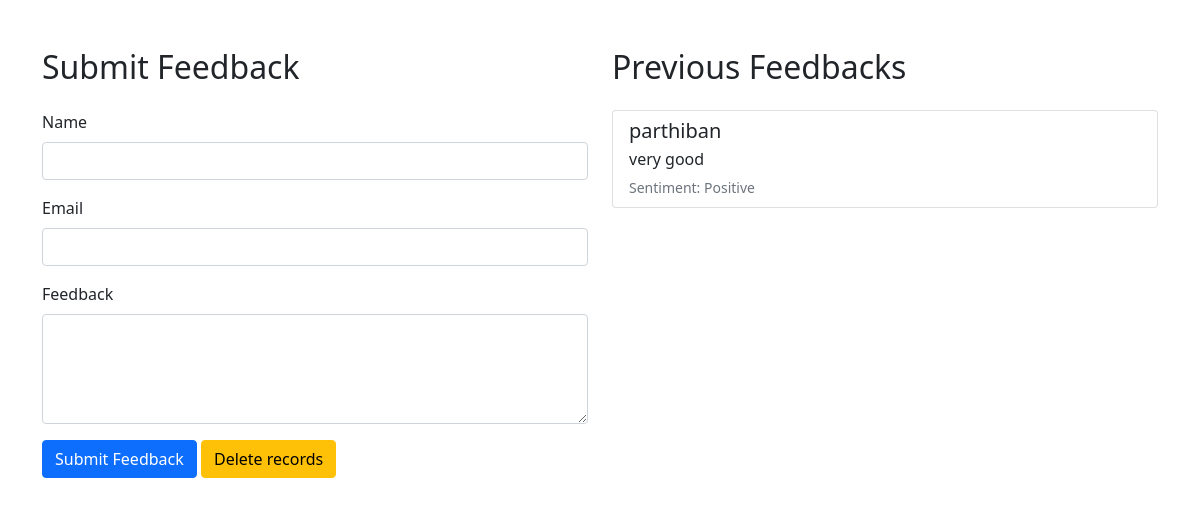
Before: / with the older database file.
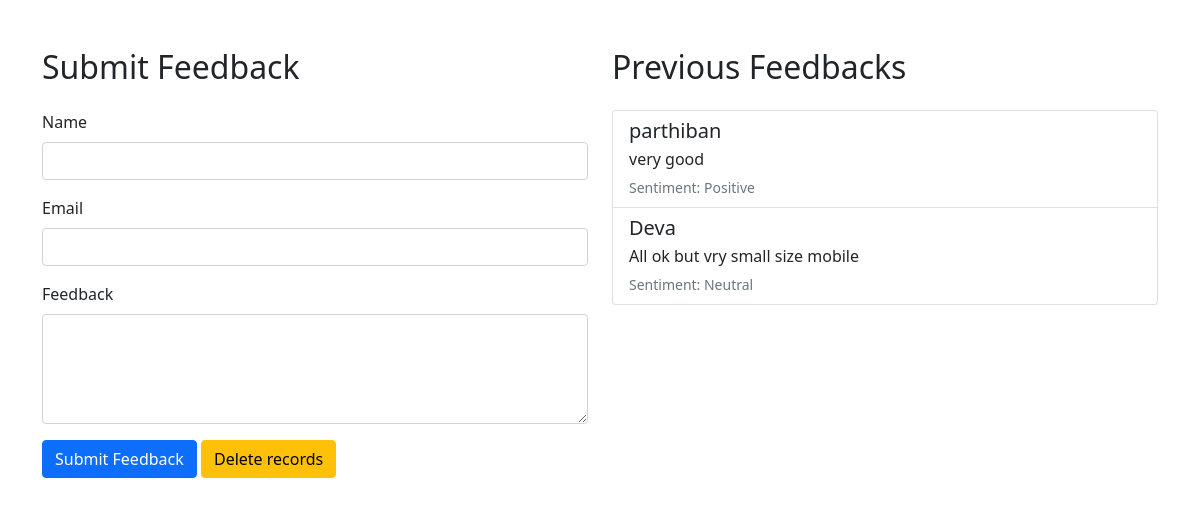
After: the same page with the newer database file.
### tables this page shows
CREATE TABLE feedback (
                         id INTEGER PRIMARY KEY AUTOINCREMENT,
                         name TEXT NOT NULL,
                         email TEXT NOT NULL,
                         feedback TEXT NOT NULL,
                         sentiment TEXT
                     );

### app.py (the view)
@app.route('/', methods=["GET"])
def index():
    conn = sqlite3.connect('feedback.db')
    cursor = conn.cursor()
    cursor.execute("SELECT * FROM feedback")
    result = cursor.fetchall()
    conn.close()
    return render_template('index.html', feedbacks=result)  # Fixed template variable

### templates/index.html (shortened to what this page needs)
<!DOCTYPE html>
<html lang="en">
<head>
    <link href="https://cdn.jsdelivr.net/npm/bootstrap@5.1.3/dist/css/bootstrap.min.css" rel="stylesheet">
</head>
<body>
    <div class="container mt-5">
        <div class="row">
            <div class="col-md-6">
                <h2 class="mb-4">Submit Feedback</h2>
                <form action="{{ url_for('submit_feedback') }}" method="POST">
                    <div class="mb-3">
                        <label for="name" class="form-label">Name</label>
                        <input type="text" class="form-control" id="name" name="name" required>
                    </div>
                    <div class="mb-3">
                        <label for="email" class="form-label">Email</label>
                        <input type="email" class="form-control" id="email" name="email" required>
                    </div>
                    <div class="mb-3">
                        <label for="feedback" class="form-label">Feedback</label>
                        <textarea class="form-control" id="feedback" name="feedback" rows="4" required></textarea>
                    </div>
                    <button type="submit" class="btn btn-primary">Submit Feedback</button>
                    <a href="{{ url_for('clean_records') }}" class="btn btn-warning">Delete records</a>
                </form>
            </div>
            <div class="col-md-6">
                <h2 class="mb-4">Previous Feedbacks</h2>
                {% if feedbacks %}
                    <div class="list-group">
                    {% for feedback in feedbacks %}
                        <div class="list-group-item">
                            <h5 class="mb-1">{{ feedback[1] }}</h5>
                            <p class="mb-1">{{ feedback[3] }}</p>
                            <small class="text-muted">Sentiment: {{ feedback[4] }}</small>
                        </div>
                    {% endfor %}
                    </div>
                {% else %}
                    <p>No feedbacks submitted yet.</p>
                {% endif %}
            </div>
        </div>
    </div>
</body>
</html>

Changed rows visible on the page:
added feedback: name "Deva", feedback "All ok but vry small size mobile", sentiment "Neutral"
